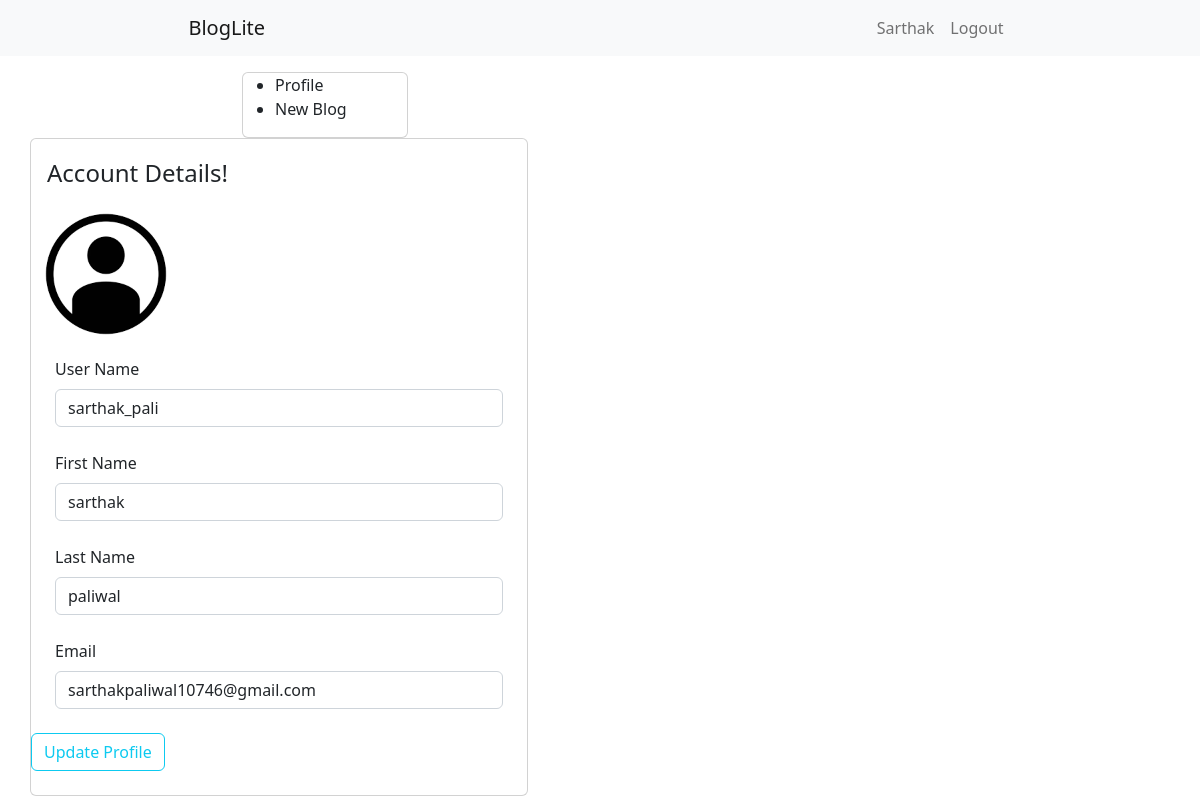
The app's page /profile (signed in) with its own data.
### application/models.py (models this page shows, shortened)
class User(db.Model, UserMixin):
    __tablename__ = 'user'
    user_id = db.Column(db.Integer, primary_key = True, autoincrement = True, unique = True, index = True)
    user_name = db.Column(db.String, unique = True)
    first_name = db.Column(db.String)
    last_name = db.Column(db.String)
    email = db.Column(db.String)
    profile_pic = db.Column(db.String, default = "default.jpg")
    password = db.Column(db.String)
    followers = db.Column(db.Integer, default = 0)
    following = db.Column(db.Integer, default = 0)
    posts = db.Column(db.Integer, default = 0)
    blogs = db.relationship('Blog', backref='user', lazy = True)

### application/controller/userController.py (the view)
@app.route("/profile", methods = ['GET', 'POST'])
@login_required
def profile():
    profile_pic = url_for('static', filename='images/'+ current_user.profile_pic)
    form = profileForm()
    if form.validate_on_submit():
        try:
            current_user.user_name = form.user_name.data
            current_user.first_name = form.first_name.data
            current_user.last_name = form.last_name.data
            current_user.email = form.email.data
            db.session.commit()
            flash('Account details updated successfully.', 'success')
            return render_template('profile.html', title='Profile', form = form, profile_pic = profile_pic)
        except Exception as err:
            flash('Please try again.', 'info')
            db.session.rollback()
            flash(err, 'danger')
            return render_template('profile.html', title='Profile', form = form, profile_pic = profile_pic)
    elif request.method == 'GET':
        form.user_name.data = current_user.user_name
        form.first_name.data = current_user.first_name
        form.last_name.data = current_user.last_name
        form.email.data = current_user.email
        return render_template('profile.html', title = 'Profile', form = form, profile_pic = profile_pic)
    return render_template('profile.html', title='Profile', form = form, profile_pic = profile_pic)

### application/validation.py (shortened to what this page needs)
class profileForm(FlaskForm):
    user_name = StringField('user_name', validators=[DataRequired()])
    email = StringField('email',validators=[DataRequired(), Email()])
    first_name = StringField('first_name',validators=[DataRequired()])
    last_name = StringField('last_name',validators=[DataRequired()])
    submit = SubmitField('Update Profile')

### application/models.py (called while the page is built)
@login_manager.user_loader
def load_user(user_id):
    return User.query.get(int(user_id))

### templates/profile.html (shortened to what this page needs)
{% extends "layout.html" %}
{% block content %}
<div class = "card signUP mr-4">
        <legend class="mt-3 mb-2 mx-3">Account Details!</legend>
        <img class="rounded-circle account-img mb-2" src="{{ profile_pic }}" style="width: 150px;height:150px;">
        <form action = '', method = "POST">
            <div class="mb-4 mx-4">
                <label class="form-label">User Name</label>
                {% if form.user_name.errors %}
                    {{ form.user_name(class="form-control is-invalid") }}
                        <div class="invalid-feedback">
                            {% for error in form.user_name.errors %}
                                <span>{{ error }}</span>
                            {% endfor %}
                        </div>
                {% else %}
                    {{ form.user_name(class="form-control") }}
                {% endif %}
            </div>
            <div class="mb-4 mx-4">
                <label class="form-label">First Name</label>
                {% if form.first_name.errors %}
                    {{ form.first_name(class="form-control is-invalid") }}
                        <div class="invalid-feedback">
                            {% for error in form.first_name.errors %}
                                <span>{{ error }}</span>
                            {% endfor %}
                        </div>
                {% else %}
                    {{ form.first_name(class="form-control") }}
                {% endif %}
            </div>
            <div class="mb-4 mx-4">
                <label class="form-label">Last Name</label>
                {% if form.last_name.errors %}
                    {{ form.last_name(class="form-control is-invalid") }}
                        <div class="invalid-feedback">
                            {% for error in form.last_name.errors %}
                                <span>{{ error }}</span>
                            {% endfor %}
                        </div>
                {% else %}
                    {{ form.last_name(class="form-control") }}
                {% endif %}
            </div>
            <div class="mb-4 mx-4">
                <label class="form-label">Email</label>
                {% if form.email.errors %}
                    {{ form.email(class="form-control is-invalid") }}
                        <div class="invalid-feedback">
                            {% for error in form.email.errors %}
                                <span>{{ error }}</span>
                            {% endfor %}
                        </div>
                {% else %}
                    {{ form.email(class="form-control") }}
                {% endif %}
            </div>
            <div class="form-group mb-4">
                {{ form.submit(class="btn btn-outline-info") }}
            </div>
        </form>
</div>
{% endblock content %}

### templates/layout.html (shortened to what this page needs)
<!DOCTYPE html>
<html lang="en">
  <head>
    <link href="https://cdn.jsdelivr.net/npm/bootstrap@5.2.3/dist/css/bootstrap.min.css" rel="stylesheet">
    <link href = "../static/css/styles.css" type = "text/css" rel="stylesheet">
  </head>
  <body>
    <nav class="navbar navbar-expand-lg bg-light">
        <div class="container-fluid">
          <a class="navbar-brand BLOG" href="/home">BlogLite</a>
          <div class="collapse navbar-collapse signlog" id="navbarTogglerDemo03">
            <ul class="navbar-nav ms-auto mb-2 mb-lg-0">
              {% if current_user.is_authenticated %}
                <li class="nav-item">
                  <a class="nav-link" href="/profile">{{ current_user.first_name.capitalize() }}</a>
                </li>
                <li class="nav-item">
                  <a class="nav-link" href="/logout">Logout</a>
                </li>
              {% endif%}
            </ul>
          </div>
        </div>
    </nav>
    <main class="container mt-3">
      <div class="row">
        <aside class="col-md-2 sidebar">
          <div class="card">
            <ul>
              {% if current_user.is_authenticated %}
                <li class="nav-item ">
                  <a class="nav-link active" href="/profile">Profile</a>
                </li>
                <li class="nav-item ">
                  <a class="nav-link active" href="/newBlog">New Blog</a>
                </li>
              {% else %}
                <li class="nav-item ">
                  <a class="nav-link active" href="/home">Explore</a>
                </li>
              {% endif %}
            </ul>
          </div>
        </aside>
        <div class="col-8 mybody">
          {% block content %}{% endblock %}
        </div>
      </div>
    </main>
  </body>
</html>

### static/css/styles.css (style rules this page uses)
* { border-radius: 0px; }
.signUP { margin-right: 250px; }
.sidebar { margin-left: 200px; }
.mybody { padding-left: 0px; }
.signlog { padding-right: 15%; }
.BLOG { padding-left: 15%; }

### records on screen
User: first_name "Sarthak", user_name "sarthak_pali", first_name "sarthak", last_name "paliwal", email "sarthakpaliwal10746@gmail.com"
